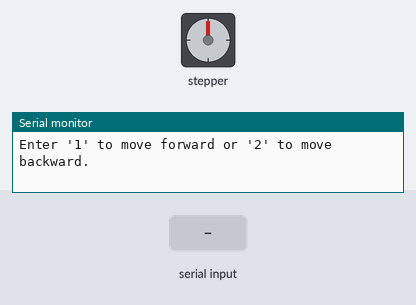
A sketch run on a simulated Arduino Uno, built with avr-gcc and run on an emulated ATmega328P. Shown: stepper motor, the last lines printed to the serial monitor. The inputs (shaded band) are chosen by the test bench. Stepper angles assume 100 steps per turn.

Above: at 1.2 s.
1.3 s: "1" received over Serial
At 1.45 s:
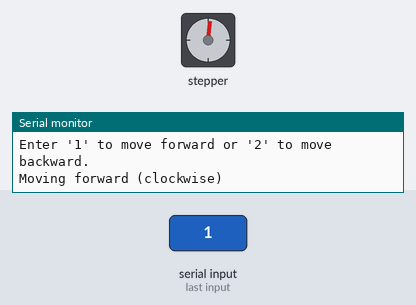
At 2.05 s:
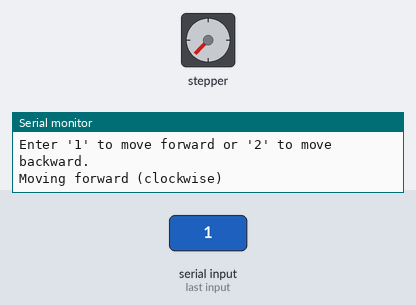
3.7 s: "2" received over Serial
At 3.85 s:
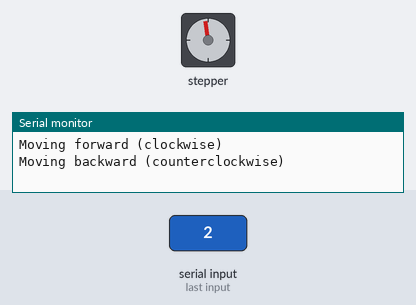
Timing chart, 0 to 6.7 s (numbered marks = the images above; inputs shaded):
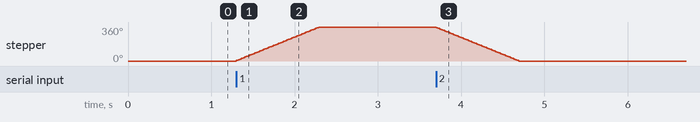

The sketch:

stepper_custom_speed.ino
```cpp
// Include the Arduino Stepper Library
#include <Stepper.h>

// Number of steps per output rotation
const int stepsPerRevolution = 100;

// Create Instance of Stepper library
Stepper myStepper(stepsPerRevolution, 8, 9, 10, 11);

void setup() {
  // Set the speed at 60 rpm:
  myStepper.setSpeed(60);
  // Initialize the serial port:
  Serial.begin(9600);
  Serial.println("Enter '1' to move forward or '2' to move backward.");
}

void loop() {
  if (Serial.available() > 0) {
    char input = Serial.read();

    if (input == '1') {
      // Move forward one revolution
      Serial.println("Moving forward (clockwise)");
      myStepper.step(stepsPerRevolution);
    }
    else if (input == '2') {
      // Move backward one revolution
      Serial.println("Moving backward (counterclockwise)");
      myStepper.step(-stepsPerRevolution);
    }
  }
}
```

Measured:
- after the input at 1.3 s, stepper: turns 360° clockwise in 0.99 s, starting at once
- after the input at 3.7 s, stepper: turns 360° counter-clockwise in 0.99 s, starting at once
